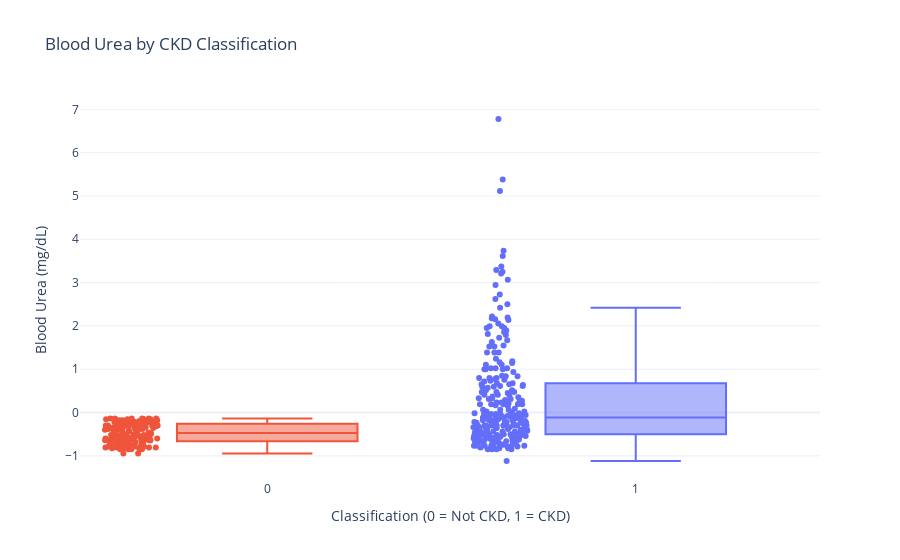

Notebook code cell kept with this figure:
### Code cell
# 📊 Step 8: Bivariate Analysis – Blood Urea vs CKD Status


# Ensure correct data type
df['bu'] = pd.to_numeric(df['bu'], errors='coerce')
df = df[df['bu'].notna()]  # Drop rows with NaN in blood urea

# Create box plot
fig = px.box(
    df,
    x='classification',
    y='bu',  # Corrected from 'blood_urea' to 'bu'
    points="all",
    title="Blood Urea by CKD Classification",
    color='classification',
    template="plotly_white"
)

# Update layout
fig.update_layout(
    xaxis_title="Classification (0 = Not CKD, 1 = CKD)",
    yaxis_title="Blood Urea (mg/dL)",
    showlegend=False
)

fig.show()

### Figure 1 — Plotly figure (JSON) as saved in the notebook; plotly's stock layout.template omitted (floating-point values rounded to 4 significant figures; data arrays with more than 128 entries replaced by an {"elided": "..."} marker saying what was removed)
{"data": [{"alignmentgroup": "True", "boxpoints": "all", "hovertemplate": "classification=%{x}<br>bu=%{y}<extra></extra>", "legendgroup": "1", "marker": {"color": "#636efa"}, "name": "1", "notched": false, "offsetgroup": "1", "orientation": "v", "showlegend": true, "type": "box", "x": {"elided": "250 int values"}, "x0": " ", "xaxis": "x", "y": {"elided": "250 float values"}, "y0": " ", "yaxis": "y"}, {"alignmentgroup": "True", "boxpoints": "all", "hovertemplate": "classification=%{x}<br>bu=%{y}<extra></extra>", "legendgroup": "0", "marker": {"color": "#EF553B"}, "name": "0", "notched": false, "offsetgroup": "0", "orientation": "v", "showlegend": true, "type": "box", "x": {"elided": "150 int values"}, "x0": " ", "xaxis": "x", "y": {"elided": "150 float values"}, "y0": " ", "yaxis": "y"}], "layout": {"boxmode": "overlay", "legend": {"title": {"text": "classification"}, "tracegroupgap": 0}, "showlegend": false, "title": {"text": "Blood Urea by CKD Classification"}, "xaxis": {"anchor": "y", "categoryarray": [1, 0], "categoryorder": "array", "domain": [0, 1], "title": {"text": "Classification (0 = Not CKD, 1 = CKD)"}}, "yaxis": {"anchor": "x", "domain": [0, 1], "title": {"text": "Blood Urea (mg/dL)"}}}}
